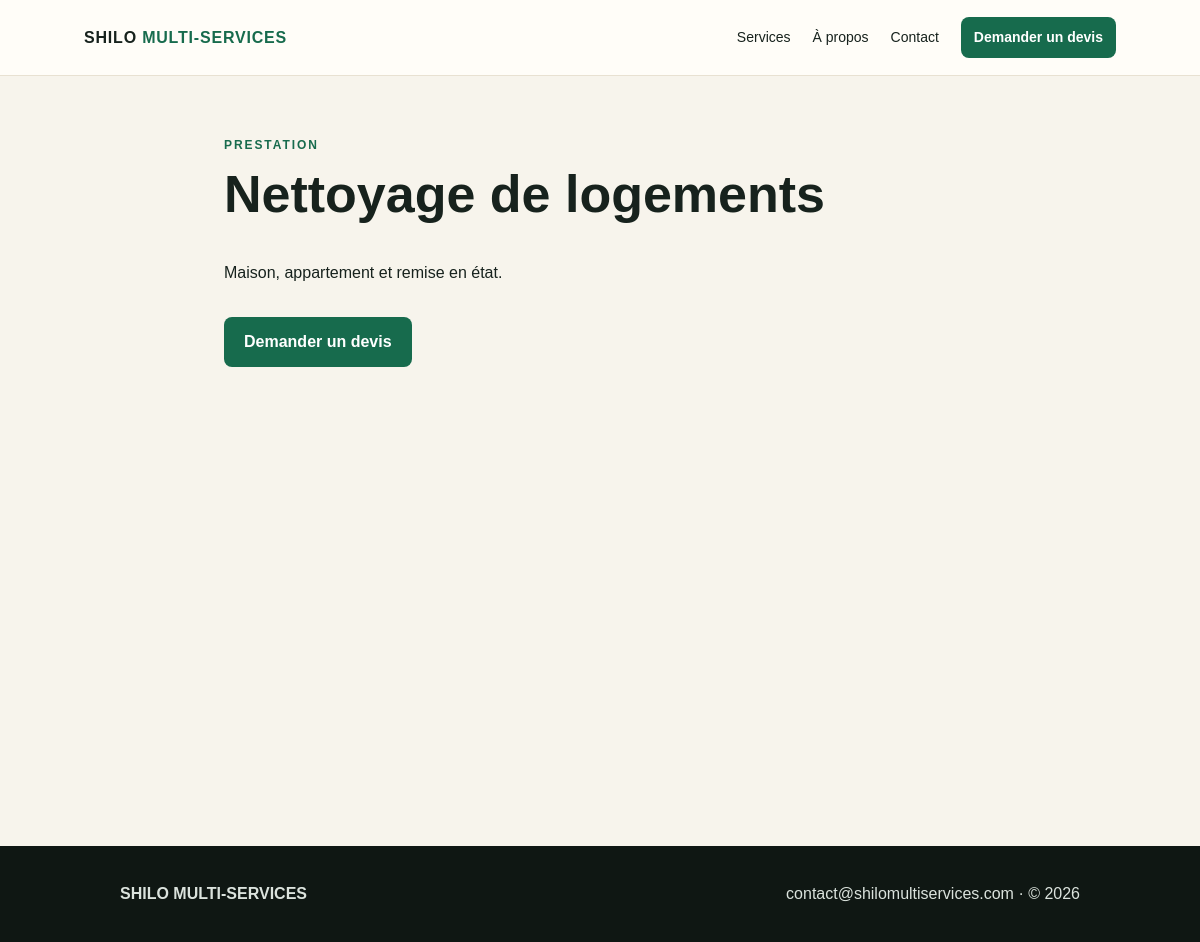
Page /services/2/ on the committed database.
### services/models.py (models this page shows, shortened)
class Service(models.Model):
    name = models.CharField(max_length=120)
    short_description = models.CharField(max_length=255)
    description = models.TextField(blank=True)
    active = models.BooleanField(default=True)

### services/views.py (the view)
# urls.py: urlpatterns=[path('',views.home,name='home'),path('devis/',views.quote,name='quote'),path('contact/',views.contact,name='contact'),path('services/<int:pk>/',views.detail,name='detail')]
def detail(request,pk): return render(request,'service_detail.html',{'service':get_object_or_404(Service,pk=pk,active=True)})

### templates/service_detail.html
{% extends 'base.html' %}{% block content %}<section class="form"><p class="eyebrow">PRESTATION</p><h1>{{service.name}}</h1><p>{{service.description|linebreaks}}</p><a class="btn" href="{% url 'quote' %}">Demander un devis</a></section>{% endblock %}

### static/css/site.css (style rules this page uses)
:root { --green:#176b4d;--dark:#17221d;--cream:#f7f4ec;--gold:#d6ad55 }
* { box-sizing:border-box }
body { margin:0;font-family:Arial,sans-serif;color:var(--dark);background:var(--cream);line-height:1.6 }
.btn { display:inline-block;background:var(--green);color:white!important;border:0;border-radius:8px;padding:12px 20px;text-decoration:none;font-weight:700;cursor:pointer }
h1 { font-size:clamp(44px,6vw,72px);line-height:1.05;margin:12px 0 22px }
.eyebrow { font-size:12px;letter-spacing:.16em;font-weight:800;color:var(--green) }
.form { max-width:800px;min-height:650px;margin:60px auto;padding:0 24px }
.form h1 { font-size:52px }
.form p { display:flex;flex-direction:column;gap:7px }

### rows in the picture
Service: name "Nettoyage de logements", description "Maison, appartement et remise en état."
